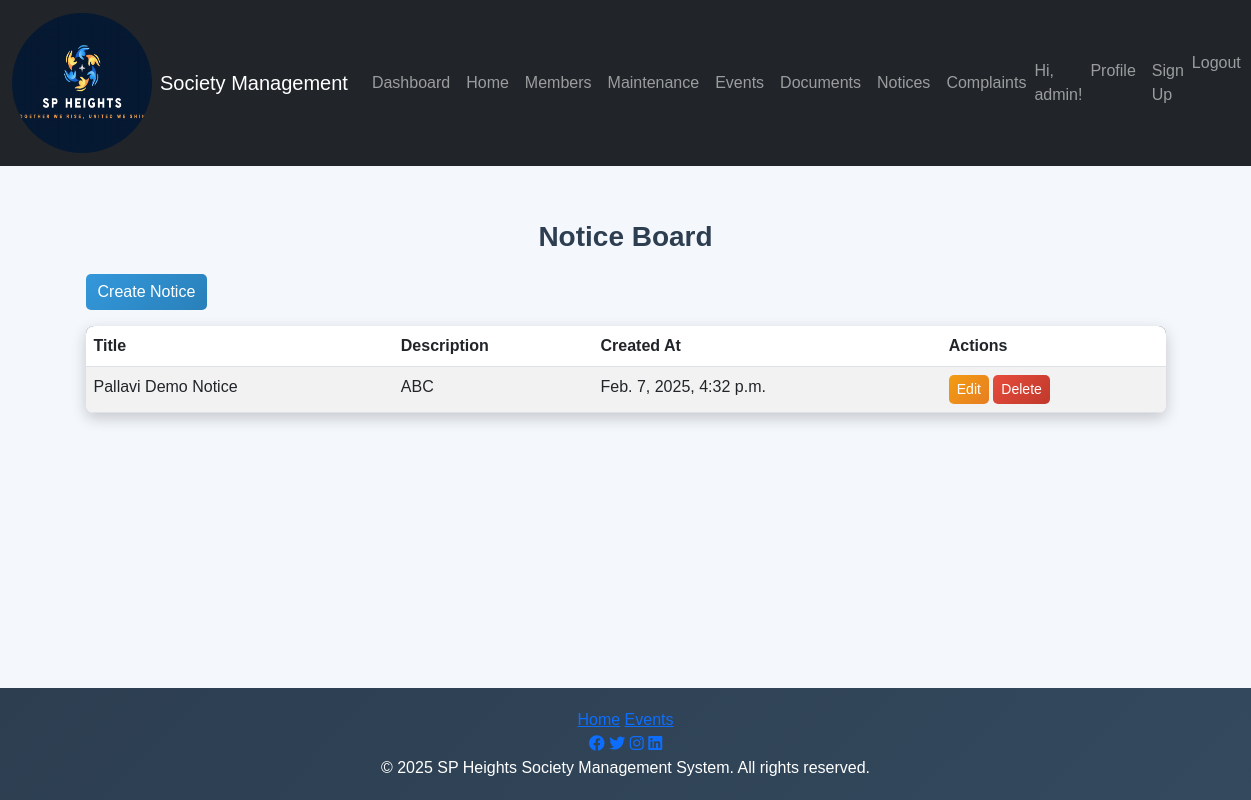
Page /notices/ (signed in) on the committed database.
### society/models.py (models this page shows, shortened)
class CustomUser(AbstractUser):
    USER_TYPE_CHOICES = [
        ('admin', 'Admin'),
        ('flat_owner', 'Flat Owner'),
        ('tenant', 'Tenant'),
    ]
    phone_number = models.CharField(max_length=15)
    flat_number = models.CharField(max_length=10)
    user_type = models.CharField(max_length=20, choices=USER_TYPE_CHOICES, default='flat_owner')
    is_admin = models.BooleanField(default=False)
    is_flat_owner = models.BooleanField(default=False)
    is_tenant = models.BooleanField(default=False)

class Notice(models.Model):
    title = models.CharField(max_length=200)
    description = models.TextField()
    created_at = models.DateTimeField(auto_now_add=True)
    created_by = models.ForeignKey(CustomUser, on_delete=models.CASCADE)

### society/views.py (the view)
# urls.py: path('notices/', views.notice_list, name='notice_list'),
@login_required
def notice_list(request):
    notices = Notice.objects.all()
    return render(request, 'notice_list.html', {'notices': notices})

### template/notice_list.html (shortened to what this page needs)
{% extends 'base.html' %}
{% block content %}
{% load static %}
<link rel="stylesheet" type="text/css" href="{% static 'css/notice_board.css' %}">
<div class="row">
    <div class="col-md-12">
        <h2>Notice Board</h2>
        {% if request.user.is_staff %}
        <a href="{% url 'create_notice' %}" class="btn btn-primary mb-3">Create Notice</a>
        {% endif %}
        <table class="table table-striped">
            <thead>
                <tr>
                    <th>Title</th>
                    <th>Description</th>
                    <th>Created At</th>
                    {% if request.user.is_staff %}
                        <th>Actions</th>
                    {% endif %}
                </tr>
            </thead>
            <tbody>
                {% for notice in notices %}
                <tr>
                    <td>{{ notice.title }}</td>
                    <td>{{ notice.description }}</td>
                    <td>{{ notice.created_at }}</td>
                    {% if request.user.is_staff %}
                        <td>
                            <a href="{% url 'edit_notice' notice.id %}" class="btn btn-warning btn-sm">Edit</a>
                            <form action="{% url 'delete_notice' notice.id %}" method="POST" style="display:inline;">
                                <button type="submit" class="btn btn-danger btn-sm" onclick="return confirm('Are you sure you want to delete this notice?');">Delete</button>
                            </form>
                        </td>
                    {% endif %}
                </tr>
                {% endfor %}
            </tbody>
        </table>
    </div>
</div>
{% endblock %}

### template/base.html (shortened to what this page needs)
{% load static %}
<!DOCTYPE html>
<html lang="en">
<head>
    <link href="https://cdn.jsdelivr.net/npm/bootstrap@5.3.0/dist/css/bootstrap.min.css" rel="stylesheet">
    <link href="https://cdnjs.cloudflare.com/ajax/libs/font-awesome/6.0.0-beta3/css/all.min.css" rel="stylesheet">
    <link href="https://cdnjs.cloudflare.com/ajax/libs/animate.css/4.1.1/animate.min.css" rel="stylesheet">
    <link rel="stylesheet" href="{% static 'css/styles.css' %}">
</head>
<body>
    <div class="d-flex flex-column min-vh-100">
        <nav class="navbar navbar-expand-lg navbar-dark bg-dark">
            <div class="container-fluid">
                <a class="navbar-brand d-flex align-items-center" href="{% url 'home' %}">
                    <img src="{% static 'images/logo.png' %}" alt="Logo" class="logo me-2">
                    <span>Society Management</span>
                </a>
                <div class="collapse navbar-collapse" id="navbarNav">
                    <ul class="navbar-nav me-auto">
                        <li class="nav-item"><a class="nav-link" href="{% url 'dashboard' %}">Dashboard</a></li>
                        <li class="nav-item"><a class="nav-link" href="{% url 'home' %}">Home</a></li>
                        <li class="nav-item"><a class="nav-link" href="{% url 'membership_directory' %}">Members</a></li>
                        <li class="nav-item"><a class="nav-link" href="{% url 'maintenance_requests' %}">Maintenance</a></li>
                        <li class="nav-item"><a class="nav-link" href="{% url 'event_list' %}">Events</a></li>
                        <li class="nav-item"><a class="nav-link" href="{% url 'document_list' %}">Documents</a></li>
                        <li class="nav-item"><a class="nav-link" href="{% url 'notice_list' %}">Notices</a></li>
                        <li class="nav-item"><a class="nav-link" href="{% url 'complaint_list' %}">Complaints</a></li>
                    </ul>
                    <ul class="navbar-nav ms-auto">
                        {% if user.is_authenticated %}
                            <li class="nav-item d-flex align-items-center">
                                <span class="navbar-text welcome-text">Hi, {{ user.username }}!</span>
                            </li>
                            <li class="nav-item"><a class="nav-link" href="{% url 'profile' %}">Profile</a></li>
                            {% if user.is_staff %}
                                <li class="nav-item"><a class="nav-link" href="{% url 'signup' %}">Sign Up</a></li>
                            {% endif %}
                            <li class="nav-item">
                                <form action="{% url 'logout' %}" method="post" class="d-inline">
                                    <button type="submit" class="btn btn-link nav-link" style="padding: 0; border: none; background: none;">Logout</button>
                                </form>
                            </li>
                        {% else %}
                            <li class="nav-item"><a class="nav-link" href="{% url 'login' %}">Login</a></li>
                        {% endif %}
                    </ul>
                </div>
            </div>
        </nav>
        <div class="container flex-grow-1 mt-4">
            {% block content %}
            {% endblock %}
        </div>
       <footer>
    <div class="footer-content">
        <div class="footer-links">
            <a href="{% url 'home' %}">Home</a>
            <a href="{% url 'event_list' %}">Events</a>
        </div>
        <div class="footer-social">
            <a href="#" target="_blank"><i class="fab fa-facebook"></i></a>
            <a href="#" target="_blank"><i class="fab fa-twitter"></i></a>
            <a href="#" target="_blank"><i class="fab fa-instagram"></i></a>
            <a href="#" target="_blank"><i class="fab fa-linkedin"></i></a>
        </div>
        <div class="footer-copyright">
            &copy; 2025 SP Heights Society Management System. All rights reserved.
        </div>
    </div>
</footer>
</body>
</html>

### static/css/styles.css (style rules this page uses)
html, body { height: 100%; display: flex; flex-direction: column; }
.container { flex: 1; }
footer { background-color: #2c3e50; color: white; text-align: center; padding: 15px 0; width: 100%; position: relative; bottom: 0; }
.logo { width: 140px; height: 140px; border-radius: 150%; }

### static/css/notice_board.css (style rules this page uses)
html, body { height: 100%; margin: 0; font-family: 'Poppins', sans-serif; background-color: #f4f7fc; }
.container { padding: 30px; }
h2 { font-size: 28px; font-weight: bold; text-align: center; color: #2c3e50; margin-bottom: 20px; animation: fadeInDown 1s ease-in-out; }
.table { border-radius: 8px; overflow: hidden; box-shadow: 0 5px 15px rgba(0, 0, 0, 0.2); background: white; }
.table thead { background-color: #34495e; color: white; }
.table tbody tr { transition: transform 0.3s ease-in-out; }
.table tbody tr { opacity: 0; animation: fadeInUp 0.8s ease-in-out forwards; }
.btn { border-radius: 5px; transition: all 0.3s ease-in-out; }
.btn-primary { background: linear-gradient(135deg, #3498db, #2980b9); border: none; }
.btn-warning { background: linear-gradient(135deg, #f39c12, #e67e22); border: none; color: white; }
.btn-danger { background: linear-gradient(135deg, #e74c3c, #c0392b); border: none; }
footer { background: linear-gradient(135deg, #2c3e50, #34495e); color: white; text-align: center; padding: 20px 0; font-size: 16px; font-weight: 500; transition: background 0.3s ease-in-out; }
.logo { width: 140px; height: 140px; border-radius: 50%; }

### rows in the picture
CustomUser: username "admin"
Notice: title "Pallavi Demo Notice", description "ABC", created_at "Feb. 7, 2025, 4:32 p.m."
